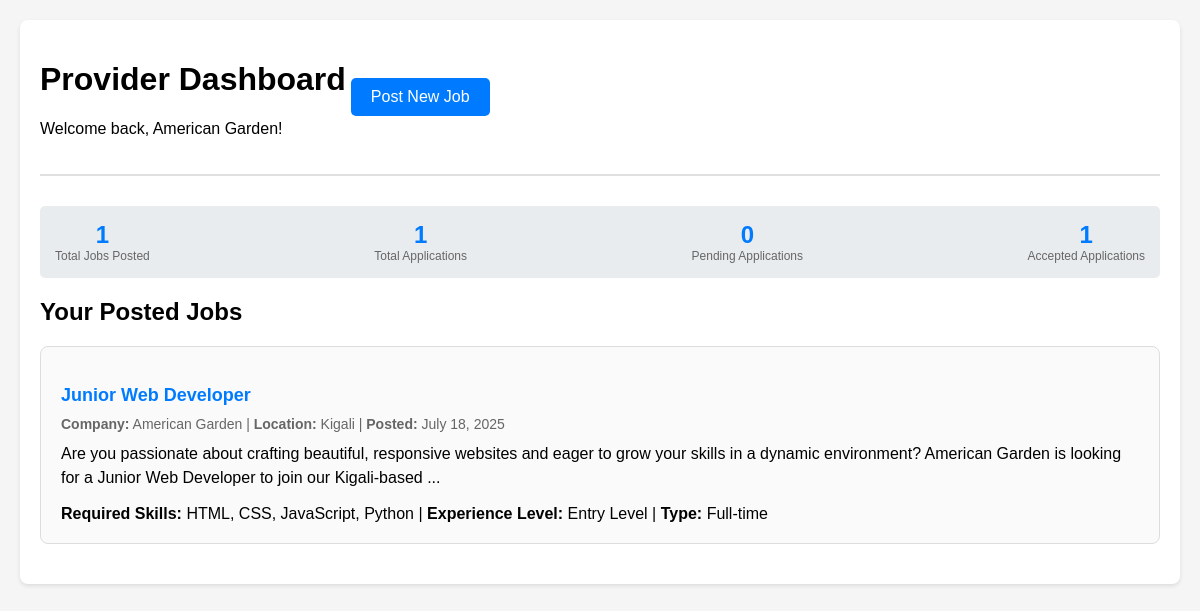
The page /provider/dashboard (signed in) on the database its author committed.
### app.py (models this page shows, shortened)
class User(db.Model):
    id = db.Column(db.Integer, primary_key=True)
    username = db.Column(db.String(100), unique=True, nullable=False)
    email = db.Column(db.String(100), unique=True, nullable=False)
    password_hash = db.Column(db.String(200), nullable=False)
    role = db.Column(db.String(20), nullable=False, default='job_seeker')  # 'job_seeker' or 'job_provider'
    skills = db.Column(db.String(300))
    default_cv = db.Column(db.String(300))
    default_cover_letter = db.Column(db.String(300))
    company_name = db.Column(db.String(200))
    company_description = db.Column(db.Text)
    company_website = db.Column(db.String(300))
    company_location = db.Column(db.String(200))
    contact_person = db.Column(db.String(200))
    contact_phone = db.Column(db.String(20))
    created_at = db.Column(db.DateTime, default=datetime.utcnow)

class Job(db.Model):
    id = db.Column(db.Integer, primary_key=True)
    title = db.Column(db.String(200), nullable=False)
    description = db.Column(db.Text, nullable=False)
    skill_required = db.Column(db.String(200), nullable=False)
    course_link = db.Column(db.String(300))
    company = db.Column(db.String(200))
    location = db.Column(db.String(200))
    posted_by = db.Column(db.Integer, db.ForeignKey('user.id'), nullable=False)  # Link to job provider
    posted_at = db.Column(db.DateTime, default=datetime.utcnow)
    experience_level = db.Column(db.String(50), default='Entry Level')
    employment_type = db.Column(db.String(50), default='Full-time')
    salary_range = db.Column(db.String(100))
    poster = db.relationship('User', backref='posted_jobs')
    applications = db.relationship('Application', backref='job', lazy=True)

### app.py (the view)
@app.route('/provider/dashboard')
@job_provider_required
def provider_dashboard():
    user = User.query.get(session['user_id'])
    posted_jobs = Job.query.filter_by(posted_by=user.id).order_by(Job.posted_at.desc()).all()
    job_ids = [job.id for job in posted_jobs]
    applications = Application.query.filter(Application.job_id.in_(job_ids)).order_by(Application.applied_at.desc()).all()
    return render_template('provider_dashboard.html',
                         user=user,
                         posted_jobs=posted_jobs,
                         applications=applications)

### app.py (called while the page is built)
@app.context_processor
def inject_user():
    return dict(get_current_user=get_current_user)

def job_provider_required(f):
    from functools import wraps
    @wraps(f)
    def decorated_function(*args, **kwargs):
        if 'user_id' not in session:
            flash('Please log in to access this page.', 'error')
            return redirect(url_for('login'))
        user = User.query.get(session['user_id'])
        if user.role != 'job_provider':
            flash('Access denied. Job providers only.', 'error')
            return redirect(url_for('index'))
        return f(*args, **kwargs)
    return decorated_function

### templates/provider_dashboard.html (shortened to what this page needs)
<!DOCTYPE html>
<html lang="en">
<head>
</head>
<body>
    <div class="container">
        <div class="header">
            <div>
                <h1>Provider Dashboard</h1>
                <p>Welcome back, {{ user.company_name }}!</p>
            </div>
            <a href="{{ url_for('add_job') }}" class="btn">Post New Job</a>
        </div>
        <div class="stats-bar">
            <div class="stat-item">
                <div class="stat-number">{{ posted_jobs|length }}</div>
                <div class="stat-label">Total Jobs Posted</div>
            </div>
            <div class="stat-item">
                <div class="stat-number">{{ applications|length }}</div>
                <div class="stat-label">Total Applications</div>
            </div>
            <div class="stat-item">
                <div class="stat-number">{{ applications|selectattr('status', 'equalto', 'pending')|list|length }}</div>
                <div class="stat-label">Pending Applications</div>
            </div>
            <div class="stat-item">
                <div class="stat-number">{{ applications|selectattr('status', 'equalto', 'accepted')|list|length }}</div>
                <div class="stat-label">Accepted Applications</div>
            </div>
        </div>
        <h2>Your Posted Jobs</h2>
        {% if posted_jobs %}
            {% for job in posted_jobs %}
                <div class="job-card" onclick="toggleApplications({{ job.id }})">
                    <h3 class="job-title">{{ job.title }}</h3>
                    <div class="job-meta">
                        <strong>Company:</strong> {{ job.company }} |
                        <strong>Location:</strong> {{ job.location or 'Not specified' }} |
                        <strong>Posted:</strong> {{ job.posted_at.strftime('%B %d, %Y') }}
                    </div>
                    <div class="job-description">
                        {{ job.description[:200] }}{% if job.description|length > 200 %}...{% endif %}
                    </div>
                    <div>
                        <strong>Required Skills:</strong> {{ job.skill_required }} |
                        <strong>Experience Level:</strong> {{ job.experience_level }} |
                        <strong>Type:</strong> {{ job.employment_type }}
                    </div>
                </div>
            {% endfor %}
        {% else %}
            <div class="no-applications">
                <h3>No jobs posted yet</h3>
                <p>Start by posting your first job to attract talented candidates!</p>
                <a href="{{ url_for('add_job') }}" class="btn">Post Your First Job</a>
            </div>
        {% endif %}
    </div>
</body>
</html>

### templates/provider_dashboard.html (style rules this page uses)
body { font-family: Arial, sans-serif; margin: 0; padding: 20px; background-color: #f5f5f5; }
.container { max-width: 1200px; margin: 0 auto; background-color: white; padding: 20px; border-radius: 8px; box-shadow: 0 2px 4px rgba(0,0,0,0.1); }
.header { display: flex; justify-content: between; align-items: center; margin-bottom: 30px; padding-bottom: 20px; border-bottom: 2px solid #e0e0e0; }
.btn { background-color: #007bff; color: white; padding: 10px 20px; text-decoration: none; border-radius: 5px; border: none; cursor: pointer; display: inline-block; margin: 5px; }
.job-card { border: 1px solid #ddd; border-radius: 8px; padding: 20px; margin-bottom: 20px; background-color: #fafafa; cursor: pointer; transition: all 0.3s ease; }
.job-title { color: #007bff; margin-bottom: 10px; font-size: 18px; }
.job-meta { color: #666; font-size: 14px; margin-bottom: 10px; }
.job-description { margin-bottom: 15px; line-height: 1.5; }
.stats-bar { display: flex; justify-content: space-between; margin-bottom: 20px; padding: 15px; background-color: #e9ecef; border-radius: 5px; }
.stat-item { text-align: center; }
.stat-number { font-size: 24px; font-weight: bold; color: #007bff; }
.stat-label { font-size: 12px; color: #666; }

### rows shown on the page
User: company_name "American Garden"
Job: title "Junior Web Developer", company "American Garden", location "Kigali", posted_at "July 18, 2025", description "Are you passionate about crafting beautiful, responsive websites and eager to grow your skills in a dynamic environment? American Garden is looking for a Junior Web Developer to join our Kigali-based", skill_required "HTML, CSS, JavaScript, Python", experience_level "Entry Level", employment_type "Full-time"

### other values the page prints
{{ posted_jobs|length }} "1"
{{ applications|length }} "1"
{{ applications|selectattr('status', 'equalto', 'pending')|list|length }} "0"
{{ applications|selectattr('status', 'equalto', 'accepted')|list|length }} "1"
